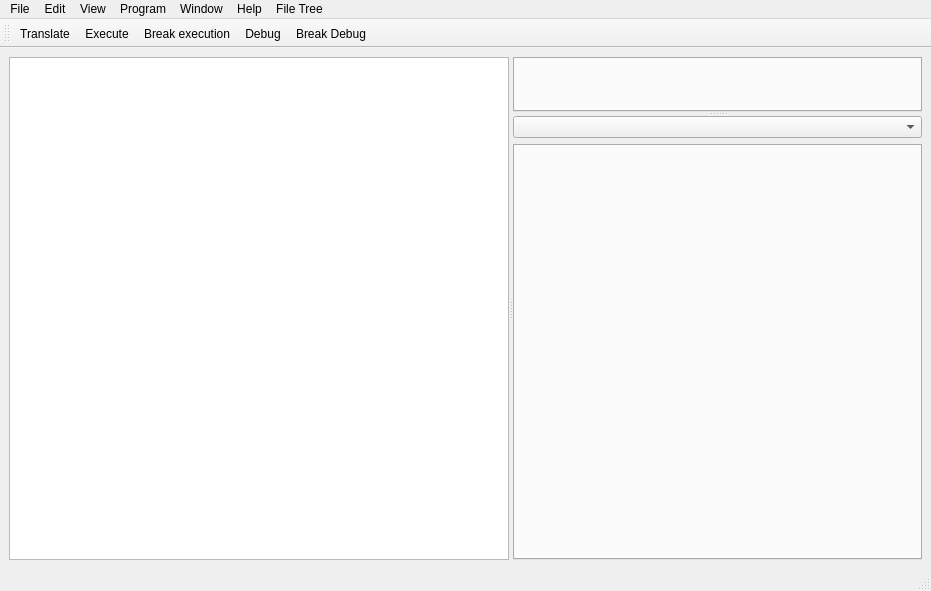
<?xml version="1.0" encoding="UTF-8"?>
<ui version="4.0">
 <class>RedactorMainWindow</class>
 <widget class="QMainWindow" name="RedactorMainWindow">
  <property name="geometry">
   <rect>
    <x>0</x>
    <y>0</y>
    <width>931</width>
    <height>591</height>
   </rect>
  </property>
  <property name="windowTitle">
   <string>MainWindow</string>
  </property>
  <property name="documentMode">
   <bool>false</bool>
  </property>
  <widget class="QWidget" name="centralwidget">
   <layout class="QHBoxLayout" name="horizontalLayout_6">
    <item>
     <widget class="QSplitter" name="splitter_2">
      <property name="orientation">
       <enum>Qt::Horizontal</enum>
      </property>
      <widget class="QTreeView" name="treeView">
       <property name="enabled">
        <bool>true</bool>
       </property>
       <property name="sizePolicy">
        <sizepolicy hsizetype="Minimum" vsizetype="Preferred">
         <horstretch>0</horstretch>
         <verstretch>0</verstretch>
        </sizepolicy>
       </property>
       <property name="minimumSize">
        <size>
         <width>250</width>
         <height>0</height>
        </size>
       </property>
       <property name="maximumSize">
        <size>
         <width>500</width>
         <height>16777215</height>
        </size>
       </property>
       <property name="tabKeyNavigation">
        <bool>true</bool>
       </property>
       <attribute name="headerCascadingSectionResizes">
        <bool>true</bool>
       </attribute>
      </widget>
      <widget class="QWidget" name="horizontalLayoutWidget_3">
       <layout class="QHBoxLayout" name="horizontalLayout_5">
        <item>
         <widget class="QSplitter" name="splitter">
          <property name="orientation">
           <enum>Qt::Vertical</enum>
          </property>
          <widget class="QWidget" name="horizontalLayoutWidget_2">
           <layout class="QHBoxLayout" name="horizontalLayout_4">
            <property name="topMargin">
             <number>0</number>
            </property>
            <item>
             <widget class="QTabWidget" name="tabWidget">
              <property name="currentIndex">
               <number>-1</number>
              </property>
              <property name="tabsClosable">
               <bool>true</bool>
              </property>
             </widget>
            </item>
           </layout>
          </widget>
          <widget class="QWidget" name="horizontalLayoutWidget">
           <layout class="QHBoxLayout" name="horizontalLayout_3">
            <property name="topMargin">
             <number>0</number>
            </property>
            <item>
             <layout class="QVBoxLayout" name="verticalLayout">
              <property name="topMargin">
               <number>0</number>
              </property>
              <item>
               <widget class="QComboBox" name="comboBox"/>
              </item>
              <item>
               <widget class="QTabWidget" name="tabWidget_2"/>
              </item>
             </layout>
            </item>
           </layout>
          </widget>
         </widget>
        </item>
       </layout>
      </widget>
     </widget>
    </item>
   </layout>
  </widget>
  <widget class="QMenuBar" name="menubar">
   <property name="geometry">
    <rect>
     <x>0</x>
     <y>0</y>
     <width>931</width>
     <height>37</height>
    </rect>
   </property>
   <widget class="QMenu" name="menu">
    <property name="title">
     <string>File</string>
    </property>
    <addaction name="actionNew"/>
    <addaction name="actionOpen"/>
    <addaction name="actionSave"/>
    <addaction name="actionSave_as"/>
    <addaction name="actionExit"/>
   </widget>
   <widget class="QMenu" name="menuEdit">
    <property name="title">
     <string>Edit</string>
    </property>
    <addaction name="actionCut"/>
    <addaction name="actionCopy"/>
    <addaction name="actionPaste"/>
   </widget>
   <widget class="QMenu" name="menuView">
    <property name="title">
     <string>View</string>
    </property>
    <addaction name="actionChange_File_Tree_Visibility"/>
   </widget>
   <widget class="QMenu" name="menuProgram">
    <property name="title">
     <string>Program</string>
    </property>
    <addaction name="actionTranslate"/>
    <addaction name="actionExecute"/>
    <addaction name="actionBreak_execution"/>
    <addaction name="actionDebug"/>
    <addaction name="actionNext_step"/>
    <addaction name="actionBreak_Debug"/>
   </widget>
   <widget class="QMenu" name="menuWindow">
    <property name="title">
     <string>Window</string>
    </property>
    <addaction name="actionNew_Window"/>
    <addaction name="actionClose"/>
    <addaction name="actionClose_All"/>
    <addaction name="actionCascade"/>
   </widget>
   <widget class="QMenu" name="menuHelp">
    <property name="title">
     <string>Help</string>
    </property>
    <addaction name="actionAbout"/>
    <addaction name="actionDocs"/>
   </widget>
   <widget class="QMenu" name="menuFile_Tree">
    <property name="title">
     <string>File Tree</string>
    </property>
    <addaction name="actionGo_up"/>
    <addaction name="actionChoose_dir"/>
   </widget>
   <addaction name="menu"/>
   <addaction name="menuEdit"/>
   <addaction name="menuView"/>
   <addaction name="menuProgram"/>
   <addaction name="menuWindow"/>
   <addaction name="menuHelp"/>
   <addaction name="menuFile_Tree"/>
  </widget>
  <widget class="QStatusBar" name="statusbar"/>
  <widget class="QToolBar" name="toolBar">
   <property name="windowTitle">
    <string>toolBar</string>
   </property>
   <attribute name="toolBarArea">
    <enum>TopToolBarArea</enum>
   </attribute>
   <attribute name="toolBarBreak">
    <bool>false</bool>
   </attribute>
   <addaction name="actionTranslate"/>
   <addaction name="actionExecute"/>
   <addaction name="actionBreak_execution"/>
   <addaction name="actionDebug"/>
   <addaction name="actionBreak_Debug"/>
  </widget>
  <action name="actionNew">
   <property name="text">
    <string>New</string>
   </property>
  </action>
  <action name="actionOpen">
   <property name="text">
    <string>Open</string>
   </property>
  </action>
  <action name="actionSave">
   <property name="text">
    <string>Save</string>
   </property>
  </action>
  <action name="actionSave_as">
   <property name="text">
    <string>Save as</string>
   </property>
  </action>
  <action name="actionExit">
   <property name="text">
    <string>Exit</string>
   </property>
  </action>
  <action name="actionCut">
   <property name="text">
    <string>Cut</string>
   </property>
  </action>
  <action name="actionCopy">
   <property name="text">
    <string>Copy</string>
   </property>
  </action>
  <action name="actionPaste">
   <property name="text">
    <string>Paste</string>
   </property>
  </action>
  <action name="actionFunctions">
   <property name="text">
    <string>Functions</string>
   </property>
  </action>
  <action name="actionWork">
   <property name="text">
    <string>Work</string>
   </property>
  </action>
  <action name="actionTranslate">
   <property name="icon">
    <iconset resource="Resource.qrc">
     <normaloff>:/rec/Images/3227752181626677569-128.png</normaloff>:/rec/Images/3227752181626677569-128.png</iconset>
   </property>
   <property name="text">
    <string>Translate</string>
   </property>
  </action>
  <action name="actionExecute">
   <property name="icon">
    <iconset resource="Resource.qrc">
     <normaloff>:/rec/Images/18624802281582793672-128.png</normaloff>:/rec/Images/18624802281582793672-128.png</iconset>
   </property>
   <property name="text">
    <string>Execute</string>
   </property>
  </action>
  <action name="actionBreak_execution">
   <property name="icon">
    <iconset resource="Resource.qrc">
     <normaloff>:/rec/Images/20322505631679820485-128.png</normaloff>:/rec/Images/20322505631679820485-128.png</iconset>
   </property>
   <property name="text">
    <string>Break execution</string>
   </property>
  </action>
  <action name="actionDebug">
   <property name="icon">
    <iconset resource="Resource.qrc">
     <normaloff>:/rec/Images/8403831151582545584-128.png</normaloff>:/rec/Images/8403831151582545584-128.png</iconset>
   </property>
   <property name="text">
    <string>Debug</string>
   </property>
  </action>
  <action name="actionBreak_Debug">
   <property name="icon">
    <iconset resource="Resource.qrc">
     <normaloff>:/rec/Images/free_icon_1-2.svg</normaloff>:/rec/Images/free_icon_1-2.svg</iconset>
   </property>
   <property name="text">
    <string>Break Debug</string>
   </property>
  </action>
  <action name="actionClose">
   <property name="text">
    <string>Close</string>
   </property>
  </action>
  <action name="actionClose_All">
   <property name="text">
    <string>Close All</string>
   </property>
  </action>
  <action name="actionTile">
   <property name="text">
    <string>Tile</string>
   </property>
  </action>
  <action name="actionCascade">
   <property name="text">
    <string>Cascade</string>
   </property>
  </action>
  <action name="actionArrange_icons">
   <property name="text">
    <string>Arrange icons</string>
   </property>
  </action>
  <action name="actionNext">
   <property name="text">
    <string>Next</string>
   </property>
  </action>
  <action name="actionPrevious">
   <property name="text">
    <string>Previous</string>
   </property>
  </action>
  <action name="actionList">
   <property name="text">
    <string>List</string>
   </property>
  </action>
  <action name="actionAbout">
   <property name="text">
    <string>About</string>
   </property>
  </action>
  <action name="actionDocs">
   <property name="text">
    <string>Docs</string>
   </property>
  </action>
  <action name="actionChange_File_Tree_Visibility">
   <property name="text">
    <string>Change File Tree Visibility</string>
   </property>
  </action>
  <action name="actionNew_Window">
   <property name="text">
    <string>New Window</string>
   </property>
  </action>
  <action name="actionGo_up">
   <property name="text">
    <string>Go up</string>
   </property>
  </action>
  <action name="actionChoose_dir">
   <property name="text">
    <string>Choose dir</string>
   </property>
  </action>
  <action name="actionNext_step">
   <property name="text">
    <string>Next step</string>
   </property>
  </action>
 </widget>
 <resources>
  <include location="Resource.qrc"/>
 </resources>
 <connections/>
</ui>
